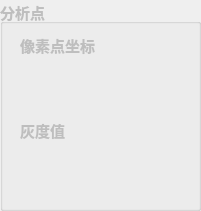
      <widget class="QGroupBox" name="m_point">
       <property name="enabled">
        <bool>false</bool>
       </property>
       <property name="geometry">
        <rect>
         <x>1850</x>
         <y>50</y>
         <width>201</width>
         <height>211</height>
        </rect>
       </property>
       <property name="font">
        <font>
         <pointsize>11</pointsize>
         <weight>75</weight>
         <bold>true</bold>
        </font>
       </property>
       <property name="title">
        <string>分析点</string>
       </property>
       <widget class="QLabel" name="label_18">
        <property name="geometry">
         <rect>
          <x>20</x>
          <y>20</y>
          <width>111</width>
          <height>51</height>
         </rect>
        </property>
        <property name="font">
         <font>
          <family>Agency FB</family>
          <pointsize>11</pointsize>
         </font>
        </property>
        <property name="text">
         <string>像素点坐标</string>
        </property>
       </widget>
       <widget class="QLabel" name="m_point_pos">
        <property name="geometry">
         <rect>
          <x>60</x>
          <y>80</y>
          <width>71</width>
          <height>21</height>
         </rect>
        </property>
        <property name="font">
         <font>
          <family>Times New Roman</family>
          <pointsize>12</pointsize>
         </font>
        </property>
        <property name="text">
         <string/>
        </property>
       </widget>
       <widget class="QLabel" name="label_21">
        <property name="geometry">
         <rect>
          <x>20</x>
          <y>110</y>
          <width>111</width>
          <height>41</height>
         </rect>
        </property>
        <property name="font">
         <font>
          <family>Agency FB</family>
          <pointsize>11</pointsize>
         </font>
        </property>
        <property name="text">
         <string>灰度值</string>
        </property>
       </widget>
       <widget class="QLabel" name="m_point_data">
        <property name="geometry">
         <rect>
          <x>60</x>
          <y>150</y>
          <width>81</width>
          <height>21</height>
         </rect>
        </property>
        <property name="font">
         <font>
          <family>Times New Roman</family>
          <pointsize>12</pointsize>
         </font>
        </property>
        <property name="text">
         <string/>
        </property>
       </widget>
      </widget>
